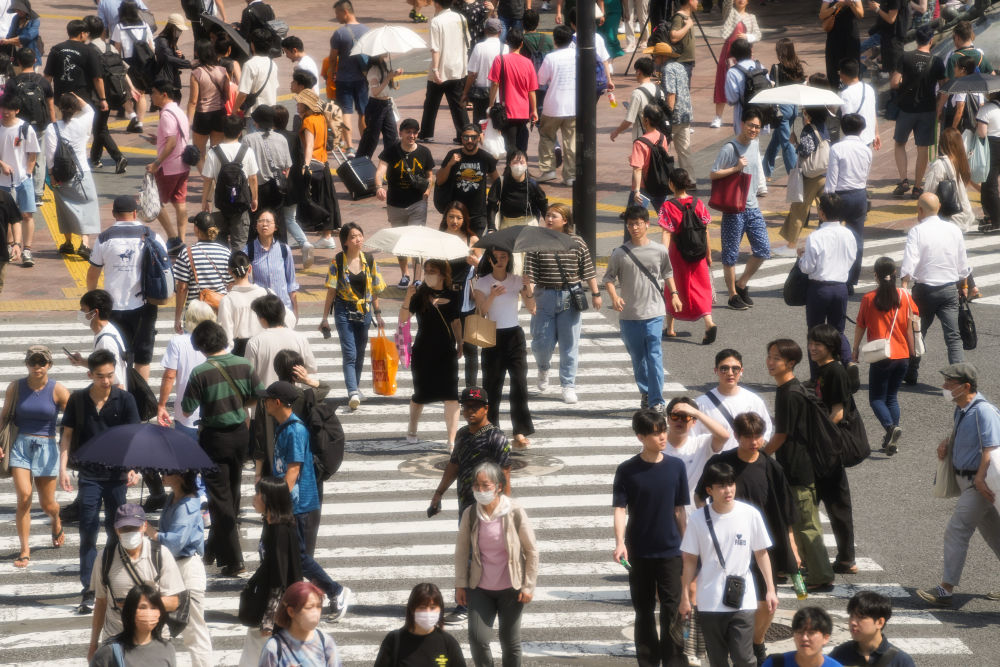
#> input picture src/w03/crowd.jpeg, 1000 x 667 px
$ python img_test.py
#> lines starting #> are read from the running program, lines starting #| are printed output that depends on the picture
import cv2

scale = 0.5  # 缩放到原来的 50%
def show_scaled(win, image, scale):
    h, w = image.shape[:2]
    interp = cv2.INTER_AREA if scale < 1.0 else cv2.INTER_LINEAR
    resized = cv2.resize(image, (int(w*scale), int(h*scale)), interpolation=interp)
    cv2.imshow(win, resized)

img = cv2.imread("../w03/crowd.jpeg")
#> img is the input picture: shape (667, 1000, 3); mean B, G, R 106.2, 111.7, 123
# 2. 转换到 YCrCb 颜色空间
ycrcb = cv2.cvtColor(img, cv2.COLOR_BGR2YCrCb)
#> ycrcb: shape (667, 1000, 3); mean of channels 0, 1, 2 114.4, 134.1, 123.4
Y, Cr, Cb = cv2.split(ycrcb)
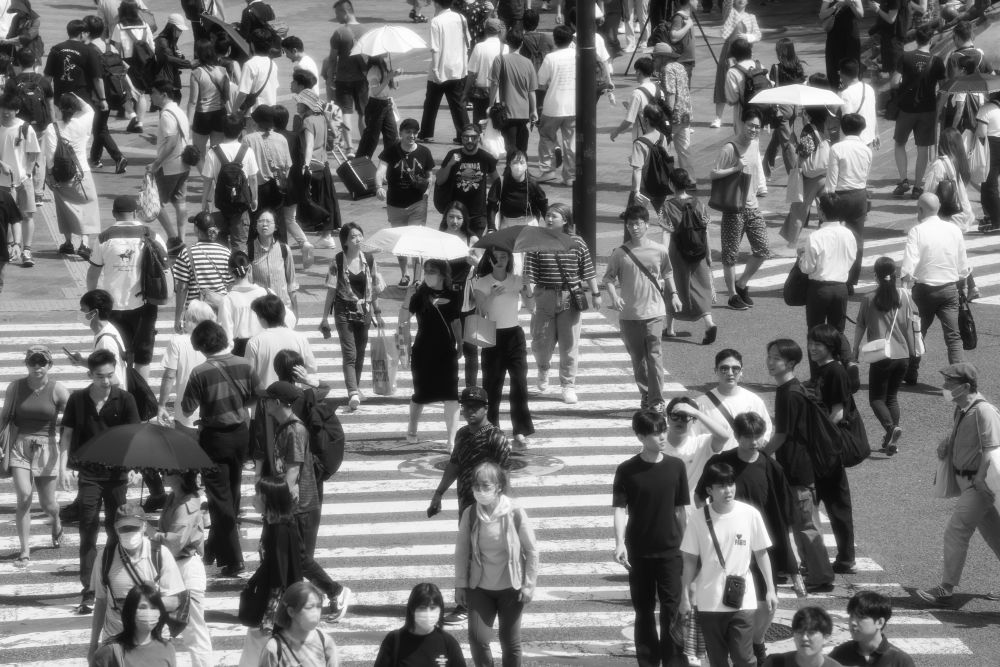
#> Y: shape (667, 1000); min 2, max 255, mean 114.4
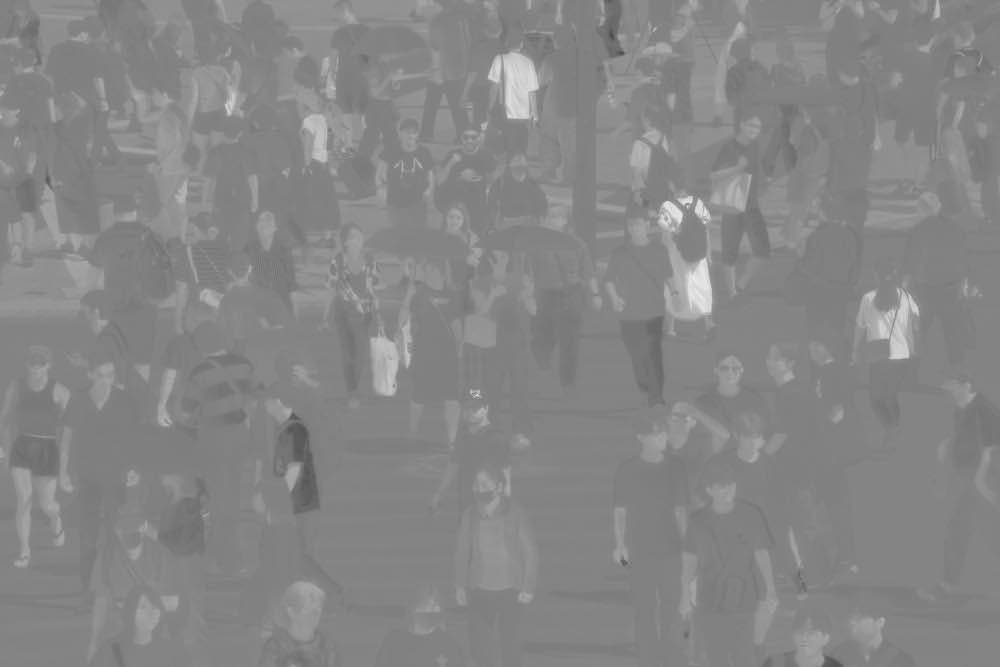
#> Cr: shape (667, 1000); min 74, max 236, mean 134.1
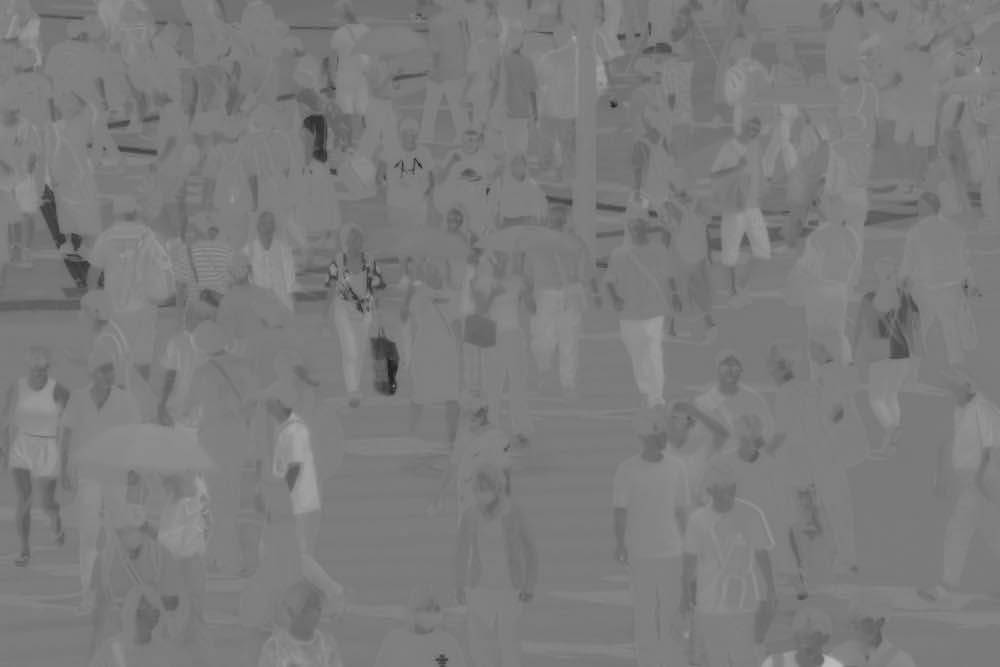
#> Cb: shape (667, 1000); min 30, max 188, mean 123.4

# 3. 模拟 JPEG 压缩：降低色度分辨率（4:2:0）
Cr_down = cv2.resize(Cr, (Cr.shape[1]//2, Cr.shape[0]//2), interpolation=cv2.INTER_AREA)
Cb_down = cv2.resize(Cb, (Cb.shape[1]//2, Cb.shape[0]//2), interpolation=cv2.INTER_AREA)

# 再上采样回原尺寸
Cr_up = cv2.resize(Cr_down, (Cr.shape[1], Cr.shape[0]), interpolation=cv2.INTER_LINEAR)
Cb_up = cv2.resize(Cb_down, (Cb.shape[1], Cb.shape[0]), interpolation=cv2.INTER_LINEAR)

# 4. 合并回 YCrCb 并转换为 BGR
compressed_ycrcb = cv2.merge([Y, Cr_up, Cb_up])
#> compressed_ycrcb: shape (667, 1000, 3); mean of channels 0, 1, 2 114.4, 134, 123.3
compressed_img = cv2.cvtColor(compressed_ycrcb, cv2.COLOR_YCrCb2BGR)

show_scaled("ori", img, 0.5)
#> in show_scaled, `resized = cv2.resize(image, (int(w*scale), int(h*scale)), interpolatio..`:
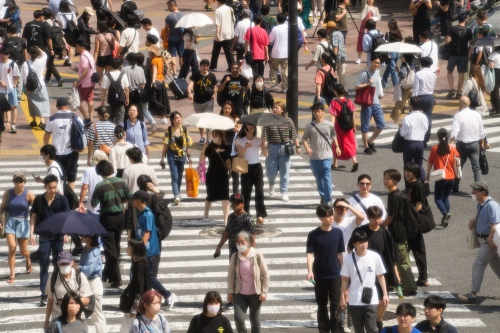
#> resized: shape (333, 500, 3); mean B, G, R 106.2, 111.7, 123
show_scaled("compressed_img", compressed_img, 0.5)

cv2.imwrite("crowd_compressed.jpeg", compressed_img)

cv2.waitKey(0)
cv2.destroyAllWindows()
